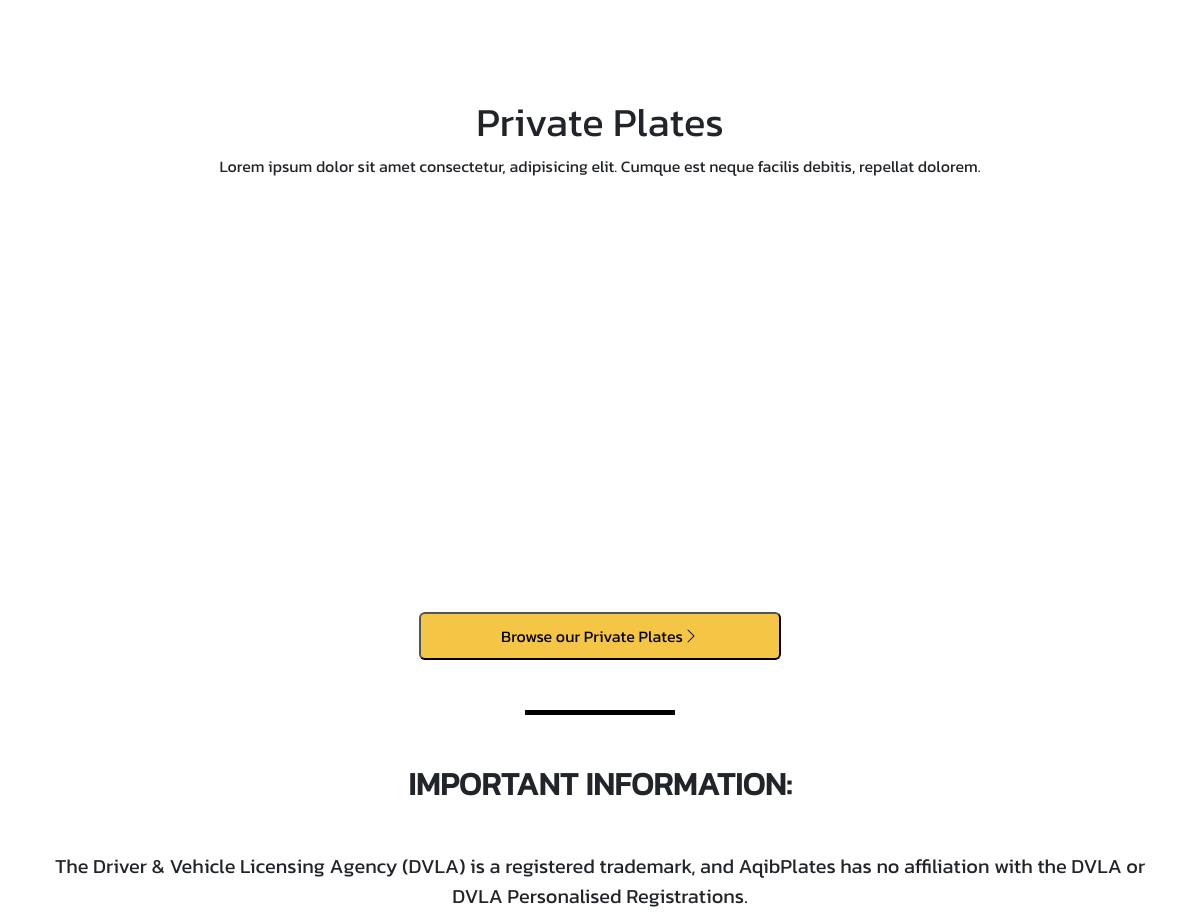
Before: / (middle part) with the older database file.
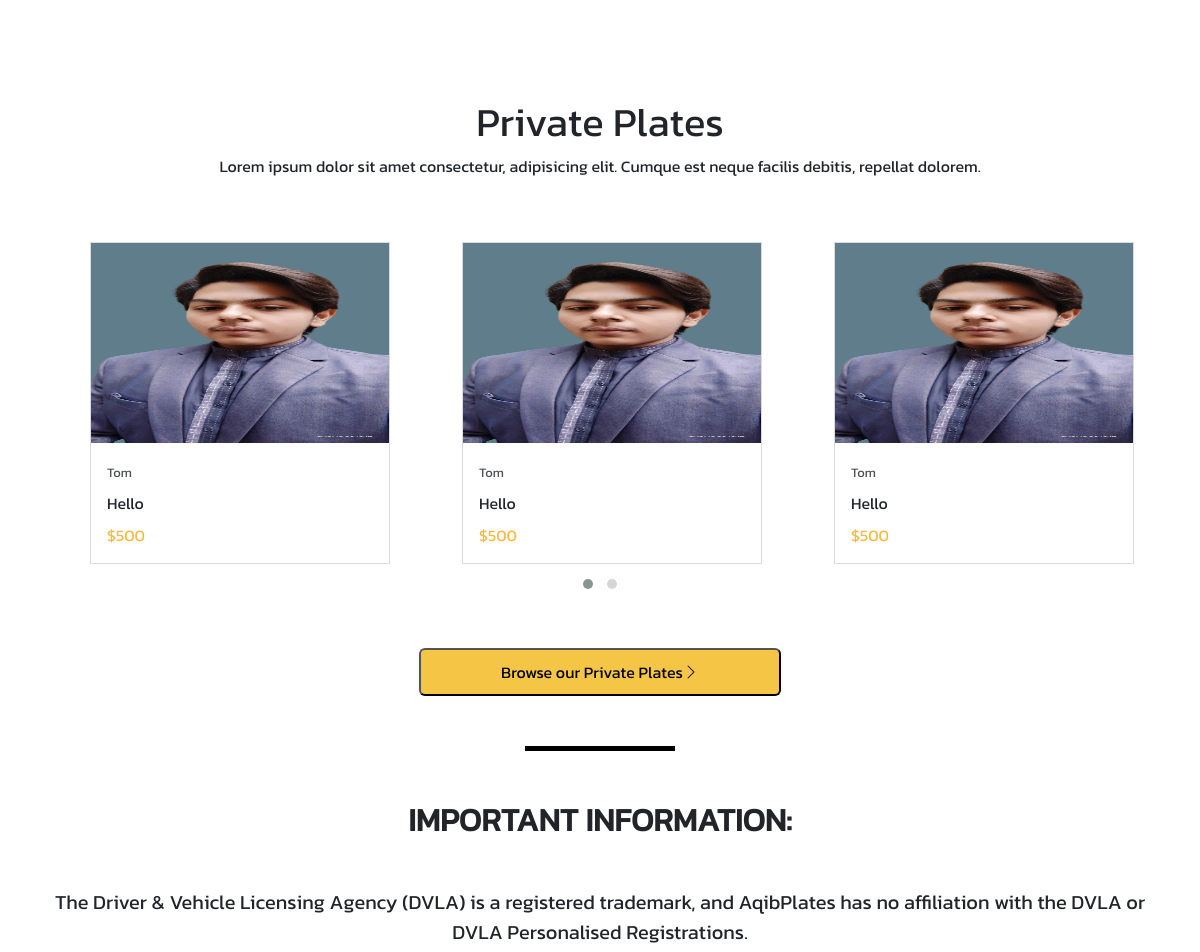
After: the same page with the newer database file.
### core_control/models.py (models this page shows)
class Product(models.Model):
    images = models.ManyToManyField(ProductImages, db_index=True, default=None)
    product_slug = models.SlugField(db_index=True, default="")
    title = models.CharField(max_length=100, db_index=True, default="")
    product_description = models.TextField(db_index=True, default="")
    Date_created = models.DateField(auto_now_add = True)
    orignal_price = models.PositiveIntegerField(db_index=True, default=0)
    tax_price = models.PositiveIntegerField(db_index=True, default=0, null=True)
    delivery_price = models.PositiveIntegerField(db_index=True, default=0, null=True)
    tag = models.CharField(max_length=50, default="")
    published = models.BooleanField(default=True)

class ProductImages(models.Model):
    image = models.ImageField(upload_to='product/images', db_index=True, default=None)

### processor/views.py (the view)
# urls.py: path('', Index.as_view(), name="Home"),
class Index(TemplateView):
    template_name = 'index.html'
    def get_context_data(self, **kwargs):
        context = super().get_context_data(**kwargs)
        context['products'] = Product.objects.all()  # Fetch all products from the database
        return context

### template/index.html (shortened to what this page needs)
<!DOCTYPE html>
<html lang="en">
{% load static %}
<head>
    <link rel="stylesheet" href="{% static 'css/bootstrap.min.css' %}">
    <link rel="stylesheet" href="{% static 'css/bootstrap-grid.min.css' %}">
    <link rel="stylesheet" href="{% static 'css/bootstrap-utilities.min.css' %}">
    <link rel="stylesheet" href="{% static 'css/bootstrap-utilities.min.css' %}">
    <link rel="stylesheet" href="{% static 'css/owl.carousel.min.css' %}">
    <link rel="stylesheet" href="{% static 'css/owl.theme.default.min.css' %}">
    <link rel="stylesheet" href="{% static 'css/crousals.css' %}">
    <link rel="stylesheet" href="{% static 'css/style.css' %}">
    <link rel="stylesheet" href="{% static 'css/optimized.css' %}">
</head>
<body>
    <section class="container-fluid" style="margin-top: 100px;">
        <div class="container">
            <div class="row my-5">
                <h1 class="text-center">Private Plates</h1>
                <p class="fw-light w-75 mx-auto text-center">Lorem ipsum dolor sit amet consectetur, adipisicing elit.
                    Cumque est neque facilis debitis, repellat dolorem.</p>
            </div>
            <div class="row g-4 my-5 mx-auto owl-carousel owl-theme">
                {% for product in products %}
                <div class="col product-item mx-auto" id="product-{{ product.id }}">
                    <div class="product-img">
                        {% if product.images.exists %}
                        <img src="{{ product.images.first.image.url }}" alt="image"
                            style="height: 200px; width: 300px; object-fit: fill;" class="img-fluid d-block mx-auto">
                        {% else %}
                        <img src="/path/to/placeholder/image.jpg" alt="Placeholder Image"
                            class="img-fluid d-block mx-auto">
                        {% endif %}
                    </div>
                    <div class="product-info p-3">
                        <span class="product-type">{{ product.tag }}</span>
                        <a href="#" class="d-block text-dark text-decoration-none py-2 product-name">{{ product.title }}</a>
                        <span class="product-price">${{ product.orignal_price }}</span>
                    </div>
                </div>
                {% endfor %}
            </div>
            <div class="mt-5">
                <button class="btn-a rounded-2">Browse our Private Plates
                    <svg xmlns="http://www.w3.org/2000/svg" width="16" height="20" fill="currentColor"
                        class="bi bi-chevron-right" viewBox="0 0 16 16">
                        <path fill-rule="evenodd"
                            d="M4.646 1.646a.5.5 0 0 1 .708 0l6 6a.5.5 0 0 1 0 .708l-6 6a.5.5 0 0 1-.708-.708L10.293 8 4.646 2.354a.5.5 0 0 1 0-.708" />
                    </svg>
                </button>
            </div>
            <div class="divider"></div>
            <div class="container text-center" style="margin-bottom: 100px;">
                <h1 class="mb-5 fs-2" style="font-weight: bold;">IMPORTANT INFORMATION:</h1>
                <p class="mb-3 fs-5">The Driver & Vehicle Licensing Agency (DVLA) is a registered trademark, and
                    AqibPlates has no affiliation with the DVLA or DVLA Personalised Registrations.</p>
            </div>
        </div>
    </section>
</body>
</html>

### core_control/static/css/crousals.css (style rules this page uses)
.product-item { border: 1px solid rgb(219, 219, 219); }
.product-img { position: relative; overflow: hidden; }
.product-type { font-size: 13px; opacity: 0.8; }
.product-name { transition: all 0.3s ease-in-out; }
.product-price { color: #fcb941; }
.product-item { width: 300px; }

### core_control/static/css/style.css (style rules this page uses)
* { margin: 0px 0px; padding: 0px 0px; box-sizing: border-box; font-family: Kanit, sans-serif; }
.btn-a { background-color: rgb(245, 198, 69); color: black; padding: 10px 80px; display: flex; justify-content: space-between; align-items: center; margin: auto; transition: 0.3s all ease-in-out; }
.divider { display: block; margin: auto; width: 150px; height: 5px; background-color: black; margin-top: 50px; margin-bottom: 50px; }

Changed rows visible on the page:
removed Product: images.first.image (picture)
added Product: images.first.image (picture), tag "Tom", title "Hello", orignal_price "500"
added Product: images.first.image (picture), tag "Tom", title "Hello", orignal_price "500"
added Product: images.first.image (picture), tag "Tom", title "Hello", orignal_price "500"
